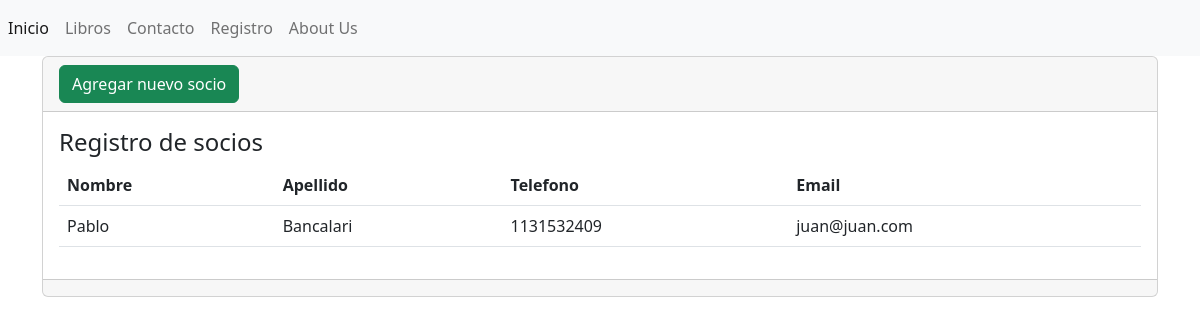
Before: /registro/ with the older database file.
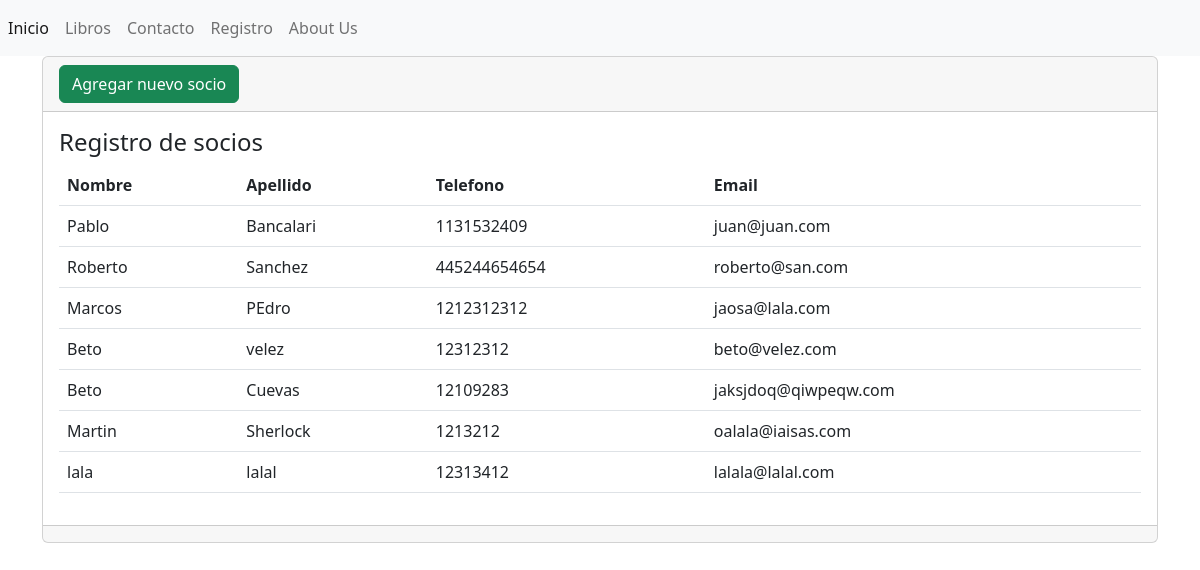
After: the same page with the newer database file.
### AppIntermedio/models.py (models this page shows, shortened)
class Registro(models.Model):
    nombre = models.CharField(max_length=100, verbose_name='NOMBRE')
    apellido = models.CharField(max_length=100, verbose_name='APELLIDO')
    telefono = models.IntegerField(verbose_name='TELEFONO DE CONTACTO')
    email = models.EmailField(verbose_name="E-MAIL")

### AppIntermedio/views.py (the view)
# urls.py: path('registro/', registro, name='registro'),
def registro(request):
    registro = Registro.objects.all()
    return render(request,"registro/registro.html", {'registro': registro})

### AppIntermedio/templates/Registro/registro.html (shortened to what this page needs)
{% extends "base.html" %}
{% block contenido %}
<div class="card">
    <div class="card-header">
        <a name="" id="" class="btn btn-success" href="{% url 'crearsocio' %}" role="button">Agregar nuevo socio</a>
    </div>
    <div class="card-body">
        <h4 class="card-title">Registro de socios</h4>
        <table class="table">
            <thead>
                <tr>
                    <th>Nombre</th>
                    <th>Apellido</th>
                    <th>Telefono</th>
                    <th>Email</th>
                </tr>
            </thead>
            <tbody>
                {% for registro in registro %}
                <tr>
                    <td> {{ registro.nombre }} </td>
                    <td> {{ registro.apellido }} </td>
                    <td> {{ registro.telefono }} </td>
                    <td> {{ registro.email }} </td>
                </tr>
                {% endfor %}
            </tbody>
        </table>
    </div>
    <div class="card-footer text-muted">
    </div>
</div>
{% endblock %}

### AppIntermedio/templates/base.html (shortened to what this page needs)
{% load static %}
<!doctype html>
<html lang="en">
  <head>
    <link rel="stylesheet" href="https://cdn.jsdelivr.net/npm/bootstrap@5.2.0-beta1/dist/css/bootstrap.min.css">
  </head>
  <body>
     <nav class="navbar navbar-expand navbar-light bg-light">
         <div class="nav navbar-nav">
             <a class="nav-item nav-link active" href="{% url 'inicio' %}">Inicio </a>
             <a class="nav-item nav-link" href="{% url 'libros' %}">Libros</a>
             <a class="nav-item nav-link" href="{% url 'contacto' %}">Contacto</a>
             <a class="nav-item nav-link" href="{% url 'registro' %}">Registro</a>
             <a class="nav-item nav-link" href="{% url 'about' %}">About Us</a>
         </div>
     </nav>
    <div class="container">
        <div class="row">
            <div class="col-12">
                {% block contenido %} {% endblock %}
            </div>
        </div>
    </div>
  </body>
</html>

Changed rows visible on the page:
added Registro: nombre "Roberto", apellido "Sanchez", telefono "445244654654", email "roberto@san.com"
added Registro: nombre "Marcos", apellido "PEdro", telefono "1212312312", email "jaosa@lala.com"
added Registro: nombre "Beto", apellido "velez", telefono "12312312", email "beto@velez.com"
added Registro: nombre "Beto", apellido "Cuevas", telefono "12109283", email "jaksjdoq@qiwpeqw.com"
added Registro: nombre "Martin", apellido "Sherlock", telefono "1213212", email "oalala@iaisas.com"
added Registro: nombre "lala", apellido "lalal", telefono "12313412", email "lalala@lalal.com"
